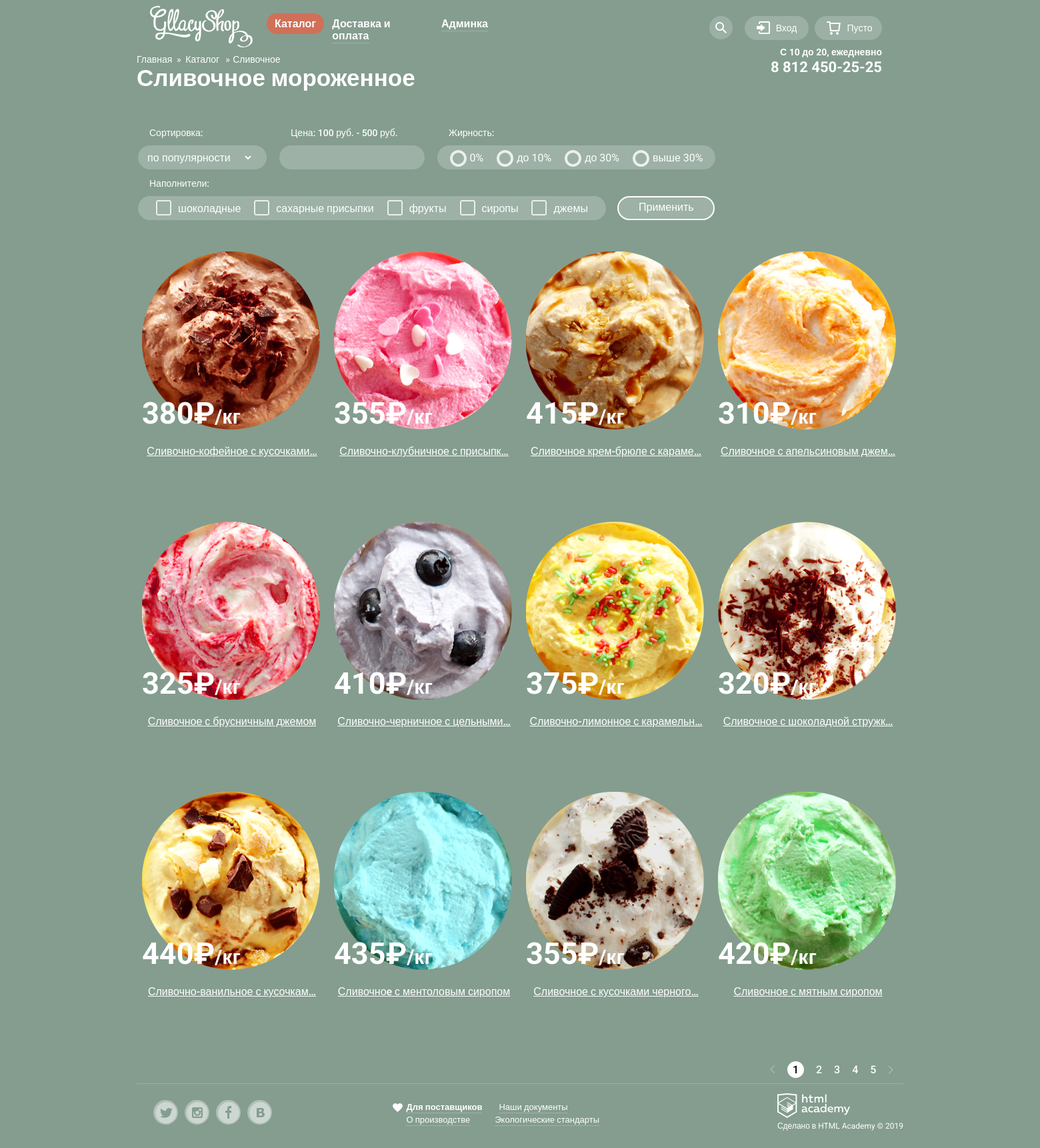
Page /catalog/ on the committed database.
### catalog/models.py (models this page shows, shortened)
class Product(models.Model):
    name = models.CharField(max_length=100)
    image = models.ImageField(upload_to='products/')
    price = models.IntegerField()
    date = models.DateField(null=True, blank=True)
    hit = models.BooleanField(default=False)
    fat = models.IntegerField(null=False, blank=False, )
    fillers = models.ManyToManyField(Filler, related_name="products", blank=True, null=True)

### catalog/views.py (the view, shortened to what this page needs)
# urls.py: path('catalog/', views.catalog_view, name='catalog_url')
def catalog_view(request):
    products = Product.objects.all()
    filter_form = FilterForm(request.GET)
    if filter_form.is_valid():
        if filter_form.cleaned_data["fillers"]:
            selected_fillers = filter_form.cleaned_data["fillers"]
            products = products.filter(fillers__name__in=selected_fillers).distinct()
        if filter_form.cleaned_data["min_price"] and filter_form.cleaned_data["max_price"]:
            min_price = filter_form.cleaned_data["min_price"]
            max_price = filter_form.cleaned_data["max_price"]
            products = products.filter(price__gte=min_price)
            products = products.filter(price__lte=max_price)
    return render(request, 'catalog/catalog.html', context={"products": products})

### home/context_processors.py (called while the page is built)
def hello_to_context(request):
    return {'hello': "hello world"}

### users/context_processor.py (called while the page is built, shortened)
def cart_context(request):
    if not request.user.is_authenticated:
        return {}

### templates/catalog/catalog.html (shortened to what this page needs)
{% extends 'base.html' %}
{% load static %}
{% block extra_css %}
    <link rel="stylesheet" href="https://cdnjs.cloudflare.com/ajax/libs/noUiSlider/15.7.0/nouislider.min.css"/>
{% endblock %}
{% block header_class %} header_catalog {% endblock %}
{% block content%}
<main>
    <ul class="container place">
        <li><a href="" class="a">Главная</a></li>
        <li><a href="" class="a">Каталог</a></li>
        <li><a href="" class="a">Сливочное</a></li>
    </ul>
    <h1 class="container title_catalog">Сливочное мороженное</h1>
    <section class="container">
        <form action="" method="get" class="form_catalog">
            <fieldset class="field field_sort">
                <legend class="legend">
                    Сортировка:
                </legend>
                <select name="sort" class="sort">
                    <option value="popular">по популярности</option>
                </select>
            </fieldset>
            <fieldset class="field field_range">
                <legend class="legend">
                    Цена: <output id="price-min">100</output> руб. - <output id="price-max">500</output> руб.
                </legend>
                <div id="price-slider" class="range_input"></div>
            </fieldset>
            <fieldset class="field field_radio">
                <legend class="legend">
                    Жирность:
                </legend>
                <label>
                    <span class="radio_fake"></span>
                    <span>
                        0%
                    </span>
                </label>
                <label>
                    <span class="radio_fake"></span>
                    <span>
                        до 10%
                    </span>
                </label>
                <label>
                    <span class="radio_fake"></span>
                    <span>
                        до 30%
                    </span>
                </label>
                <label>
                    <span class="radio_fake"></span>
                    <span>
                        выше 30%
                    </span>
                </label>
            </fieldset>
            <fieldset class="field check_field">
                <legend class="legend">
                    Наполнители:
                </legend>
                <label>
                    <span class="checkbox"></span>
                    <span>шоколадные</span>
                </label>
                <label>
                    <span class="checkbox"></span>
                    <span>сахарные присыпки</span>
                </label>
                <label>
                    <span class="checkbox"></span>
                    <span>фрукты</span>
                </label>
                <label>
                    <span class="checkbox"></span>
                    <span>сиропы</span>
                </label>
                <label>
                    <span class="checkbox"></span>
                    <span>джемы</span>
                </label>
            </fieldset>
            <button type="submit" class="field field_btn">Применить</button>
        </form>
    </section>
    <section class="container">
        <ul class="ice_cream ice_cream_catalog">
            {% for product in products %}
                {% include 'product.html' %}
            {% endfor %}
        </ul>
    </section>
    <section class="container">
        <ul class="pages">
            <li><a href="" class="prev"></a></li>
            <li><a href="" class="page page_is_active">1</a></li>
            <li><a href="" class="page ">2</a></li>
            <li><a href="" class="page ">3</a></li>
            <li><a href="" class="page ">4</a></li>
            <li><a href="" class="page ">5</a></li>
            <li><a href="" class="next"></a></li>
        </ul>
    </section>
</main>
{% endblock %}

### templates/product.html (shortened to what this page needs)
{% load static %}
<li
data-popular = "{{ product.hit|yesno:'hit,nothit'}}"
data-price = "{{ product.price }}"
data-fat = "{{ product.fat }}"
class="prd">
    <img src="{{ product.image.url }}" alt="Мороженое {{ product.id }}">
    <p class="price">{{product.price}}₽<span class="kg">/кг</span></p>
    <h3 class="des_ice"><a href="" class="a">{{product.name|truncatechars:30}}</a></h3>
</li>

### static/css/style.css (style rules this page uses)
h1, h2, h3, p, ul, li { margin: 0; padding: 0; list-style: none; }
a { color: #fff; }
body { font-family: Roboto, Arial, sans-serif; background-color: #849D8F; margin: 0; color: #fff; }
fieldset { border: none; padding: 0; }
*, *::before, *::after { box-sizing: border-box; }
.container { width: 1150px; margin: 0 auto; }
.ice_cream { display: flex; flex-wrap: wrap; justify-content: space-between; margin-bottom: 20px; position: relative; height: 405px; }
.ice_cream_catalog { height: auto; }
.price { font-size: 45px; line-height: 13.1px; font-weight: 700; position: relative; bottom: 35px; }
.kg { font-size: 30px; line-height: 13.1px; font-weight: 700; }
.des_ice { font-size: 16px; line-height: 22px; font-weight: 500; text-align: center; width: 270px; height: 44px; }
.place { font-size: 14px; line-height: 16px; display: flex; justify-content: left; column-gap: 20px; position: relative; top: -15px; margin-bottom: -15px; }
.place a { text-decoration: none; position: relative; }
.place a::after { content: "»"; width: 3px; height: 3px; position: absolute; left: 60px; }
.place li:last-child a::after { display: none; }
.title_catalog { font-size: 35px; line-height: 41px; font-weight: 700; margin-bottom: 80px; }
.checkbox { width: 28px; height: 24px; display: block; background-image: url("svg/checkbox-off.svg"); opacity: 0.8; background-repeat: no-repeat; margin-right: 5px; }
.check_field { column-gap: 20px; width: 702px; align-items: center; justify-content: center; }
.check_field label { display: flex; align-items: center; }
.legend { position: absolute; font-size: 14px; font-weight: 500; top: -27px; left: 15px; }
.field { display: flex; position: relative; height: 36px; background-color: rgba(255, 255, 255, 0.2); border-radius: 35px; }
.field_sort { width: 193px; }
.field_sort select { background: none; border: none; color: #FFF; font-size: 16px; font-weight: 500; padding-left: 10px; }
.field_sort option { color: #000; }
.field_range { width: 218px; height: 36px; display: flex; justify-content: center; align-items: center; padding-top: 6px; outline: none; position: relative; }
.range_input { width: 176px; height: 4px; }
.field_radio { width: 417px; column-gap: 20px; align-items: center; justify-content: center; }
.field_radio label { display: flex; align-items: center; }
.radio_fake { width: 30px; height: 30px; display: block; background-image: url("svg/radio-off.svg"); opacity: 0.8; background-repeat: no-repeat; margin-top: 7px; }
.field_btn { outline: none; border: 2px solid #FFF; width: 146px; font-size: 16px; line-height: 18px; font-weight: 500; padding-left: 30px; padding-top: 6px; color: #FFF; margin-bottom: 39px; }
.form_catalog { display: flex; flex-wrap: wrap; column-gap: 15px; row-gap: 40px; }
.ice_cream_catalog li { padding: 8px; height: 405px; }
.pages { display: flex; position: relative; column-gap: 18px; left: 950px; bottom: 23px; align-items: center; margin-top: 30px; }
.page { text-decoration: none; cursor: pointer; font-size: 16px; line-height: 18px; font-weight: 500; }
.prev, .next { display: block; background-image: url("svg/shape2.svg"); background-repeat: no-repeat; width: 8px; height: 14px; }
.next { background-image: url("svg/Shape.svg"); }
.prd { position: relative; }
.page:hover, .page:active, .page_is_active { color: #000; background-color: #FFF; display: flex; align-items: center; justify-content: center; width: 25px; height: 25px; border-radius: 50%; }

### rows in the picture
Product: image (picture), price "380", name "Сливочно-кофейное с кусочками…"
Product: image (picture), price "355", name "Сливочно-клубничное с присыпк…"
Product: image (picture), price "415", name "Сливочное крем-брюле с караме…"
Product: image (picture), price "310", name "Сливочное с апельсиновым джем…"
Product: image (picture), price "325", name "Сливочное с брусничным джемом"
Product: image (picture), price "410", name "Сливочно-черничное с цельными…"
Product: image (picture), price "375", name "Сливочно-лимонное с карамельн…"
Product: image (picture), price "320", name "Сливочное с шоколадной стружк…"
Product: image (picture), price "440", name "Сливочно-ванильное с кусочкам…"
Product: image (picture), price "435", name "Сливочноe с ментоловым сиропом"
Product: image (picture), price "355", name "Сливочное с кусочками черного…"
Product: image (picture), price "420", name "Сливочное с мятным сиропом"
